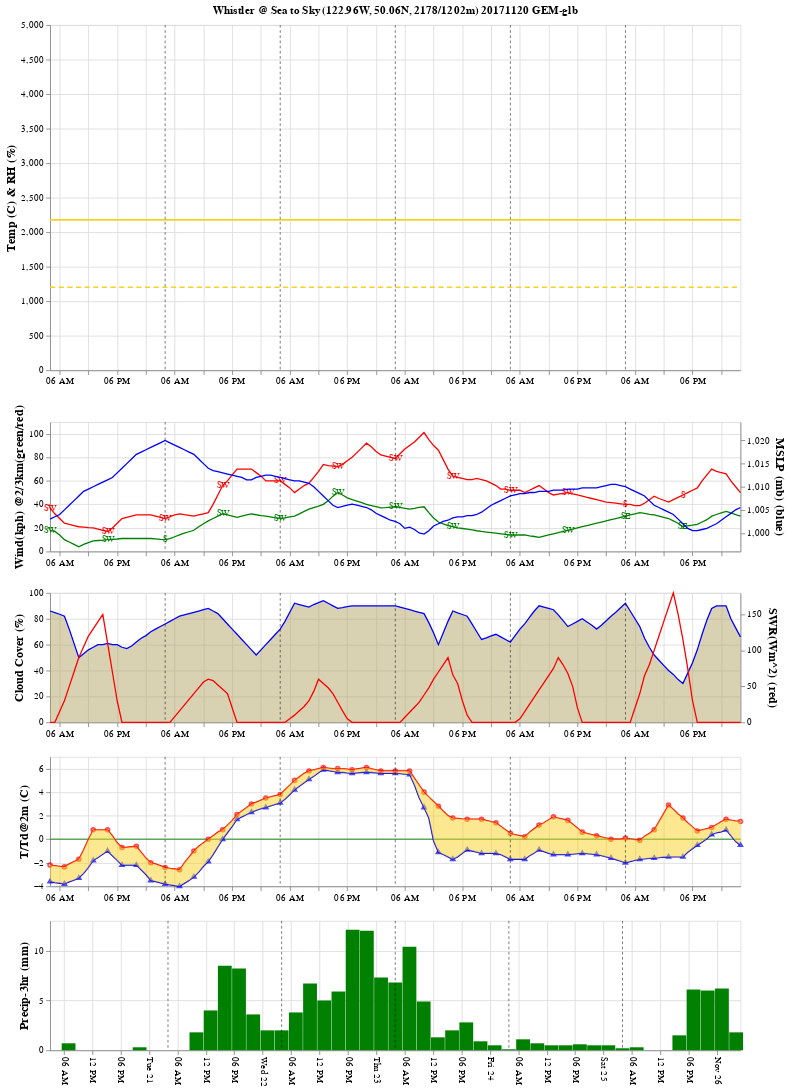

The code cell stored with this chart in its notebook:
### Code cell
meteogram = top_panel & wind_mslp & cloud_solar & temp_chart & precip
meteogram = meteogram.configure_axis(labelFontSize=11, titleFontSize=14)
meteogram

### Figure 1 — Vega-Lite specification as saved in the notebook (floating-point values rounded to 4 significant figures; data arrays with more than 128 entries replaced by an {"elided": "..."} marker saying what was removed)
{"config": {"view": {"continuousWidth": 400, "continuousHeight": 300}, "axis": {"labelFontSize": 11, "titleFontSize": 14}}, "vconcat": [{"layer": [{"mark": {"type": "line", "color": "#F8D223", "strokeWidth": 2}, "encoding": {"x": {"field": "datetime", "title": null, "type": "temporal"}, "y": {"field": "height_a", "scale": {"domain": [0, 5000]}, "title": "Temp (C) & RH (%)", "type": "quantitative"}}, "height": 400, "width": 800}, {"mark": {"type": "line", "color": "#F8D223", "strokeDash": [6, 4], "strokeWidth": 2}, "encoding": {"x": {"field": "datetime", "title": null, "type": "temporal"}, "y": {"field": "height_b", "scale": {"domain": [0, 5000]}, "title": "Temp (C) & RH (%)", "type": "quantitative"}}, "height": 400, "width": 800}, {"layer": [{"data": {"name": "data-d890e8691e23ab16bb0599274252fd34"}, "mark": {"type": "rule", "opacity": 0.6, "strokeDash": [3, 3]}, "encoding": {"color": {"field": "color", "scale": null, "type": "nominal"}, "x": {"field": "datetime", "type": "temporal"}}}, {"data": {"name": "data-f9755272b0156eb50b31cf5400a8ec31"}, "mark": {"type": "rule", "opacity": 0.6, "strokeDash": [3, 3]}, "encoding": {"color": {"field": "color", "scale": null, "type": "nominal"}, "x": {"field": "datetime", "type": "temporal"}}}, {"data": {"name": "data-d7f3edebc11c28477e861c4de58e6496"}, "mark": {"type": "rule", "opacity": 0.6, "strokeDash": [3, 3]}, "encoding": {"color": {"field": "color", "scale": null, "type": "nominal"}, "x": {"field": "datetime", "type": "temporal"}}}, {"data": {"name": "data-981ad26b4c961706c23148826f5c88e7"}, "mark": {"type": "rule", "opacity": 0.6, "strokeDash": [3, 3]}, "encoding": {"color": {"field": "color", "scale": null, "type": "nominal"}, "x": {"field": "datetime", "type": "temporal"}}}, {"data": {"name": "data-c5e38843548aeb09bd85b8508ed83ca7"}, "mark": {"type": "rule", "opacity": 0.6, "strokeDash": [3, 3]}, "encoding": {"color": {"field": "color", "scale": null, "type": "nominal"}, "x": {"field": "datetime", "type": "temporal"}}}], "title": "Whistler @ Sea to Sky (122.96W, 50.06N, 2178/1202m) 20171120 GEM-glb"}], "data": {"name": "data-052fec1eb57417fba05d9cd323977cdd"}}, {"layer": [{"layer": [{"data": {"name": "data-f25aa38ff2b4e5ced90f35d79afac4b8"}, "mark": {"type": "line", "color": "green", "strokeWidth": 1.5}, "encoding": {"x": {"field": "datetime", "title": null, "type": "temporal"}, "y": {"field": "wspd_2k", "title": "Wind(kph) @2/3km(green/red)", "type": "quantitative"}}, "height": 150, "width": 800}, {"data": {"name": "data-e778ae75c02ed81afa5b46ea60e73cb3"}, "mark": {"type": "text", "color": "green", "size": 10}, "encoding": {"text": {"field": "wdir_2k", "type": "nominal"}, "x": {"field": "datetime", "title": null, "type": "temporal"}, "y": {"field": "wspd_2k", "title": "Wind(kph) @2/3km(green/red)", "type": "quantitative"}}, "height": 150, "width": 800}, {"layer": [{"data": {"name": "data-f25aa38ff2b4e5ced90f35d79afac4b8"}, "mark": {"type": "line", "color": "red", "strokeWidth": 1.5}, "encoding": {"x": {"field": "datetime", "title": null, "type": "temporal"}, "y": {"field": "wspd_3k", "title": "Wind(kph) @2/3km(green/red)", "type": "quantitative"}}, "height": 150, "width": 800}, {"data": {"name": "data-e778ae75c02ed81afa5b46ea60e73cb3"}, "mark": {"type": "text", "color": "red", "size": 10}, "encoding": {"text": {"field": "wdir_3k", "type": "nominal"}, "x": {"field": "datetime", "title": null, "type": "temporal"}, "y": {"field": "wspd_3k", "title": "Wind(kph) @2/3km(green/red)", "type": "quantitative"}}, "height": 150, "width": 800}]}, {"layer": [{"data": {"name": "data-d890e8691e23ab16bb0599274252fd34"}, "mark": {"type": "rule", "opacity": 0.6, "strokeDash": [3, 3]}, "encoding": {"color": {"field": "color", "scale": null, "type": "nominal"}, "x": {"field": "datetime", "type": "temporal"}}}, {"data": {"name": "data-f9755272b0156eb50b31cf5400a8ec31"}, "mark": {"type": "rule", "opacity": 0.6, "strokeDash": [3, 3]}, "encoding": {"color": {"field": "color", "scale": null, "type": "nominal"}, "x": {"field": "datetime", "type": "temporal"}}}, {"data": {"name": "data-d7f3edebc11c28477e861c4de58e6496"}, "mark": {"type": "rule", "opacity": 0.6, "strokeDash": [3, 3]}, "encoding": {"color": {"field": "color", "scale": null, "type": "nominal"}, "x": {"field": "datetime", "type": "temporal"}}}, {"data": {"name": "data-981ad26b4c961706c23148826f5c88e7"}, "mark": {"type": "rule", "opacity": 0.6, "strokeDash": [3, 3]}, "encoding": {"color": {"field": "color", "scale": null, "type": "nominal"}, "x": {"field": "datetime", "type": "temporal"}}}, {"data": {"name": "data-c5e38843548aeb09bd85b8508ed83ca7"}, "mark": {"type": "rule", "opacity": 0.6, "strokeDash": [3, 3]}, "encoding": {"color": {"field": "color", "scale": null, "type": "nominal"}, "x": {"field": "datetime", "type": "temporal"}}}]}]}, {"data": {"name": "data-f25aa38ff2b4e5ced90f35d79afac4b8"}, "mark": {"type": "line", "color": "blue", "strokeWidth": 1.5}, "encoding": {"x": {"field": "datetime", "title": null, "type": "temporal"}, "y": {"field": "mslp", "scale": {"domain": [996, 1024]}, "title": "MSLP (mb) (blue)", "type": "quantitative"}}, "height": 150, "width": 800}], "resolve": {"scale": {"y": "independent"}}}, {"layer": [{"layer": [{"mark": {"type": "area", "color": "#B4A667", "opacity": 0.5}, "encoding": {"x": {"field": "datetime", "type": "temporal"}, "y": {"field": "cloud", "type": "quantitative"}}, "height": 150, "width": 800}, {"mark": {"type": "line", "color": "blue", "strokeWidth": 1.5}, "encoding": {"x": {"field": "datetime", "title": null, "type": "temporal"}, "y": {"field": "cloud", "title": "Cloud Cover (%)", "type": "quantitative"}}, "height": 150, "width": 800}, {"layer": [{"data": {"name": "data-d890e8691e23ab16bb0599274252fd34"}, "mark": {"type": "rule", "opacity": 0.6, "strokeDash": [3, 3]}, "encoding": {"color": {"field": "color", "scale": null, "type": "nominal"}, "x": {"field": "datetime", "type": "temporal"}}}, {"data": {"name": "data-f9755272b0156eb50b31cf5400a8ec31"}, "mark": {"type": "rule", "opacity": 0.6, "strokeDash": [3, 3]}, "encoding": {"color": {"field": "color", "scale": null, "type": "nominal"}, "x": {"field": "datetime", "type": "temporal"}}}, {"data": {"name": "data-d7f3edebc11c28477e861c4de58e6496"}, "mark": {"type": "rule", "opacity": 0.6, "strokeDash": [3, 3]}, "encoding": {"color": {"field": "color", "scale": null, "type": "nominal"}, "x": {"field": "datetime", "type": "temporal"}}}, {"data": {"name": "data-981ad26b4c961706c23148826f5c88e7"}, "mark": {"type": "rule", "opacity": 0.6, "strokeDash": [3, 3]}, "encoding": {"color": {"field": "color", "scale": null, "type": "nominal"}, "x": {"field": "datetime", "type": "temporal"}}}, {"data": {"name": "data-c5e38843548aeb09bd85b8508ed83ca7"}, "mark": {"type": "rule", "opacity": 0.6, "strokeDash": [3, 3]}, "encoding": {"color": {"field": "color", "scale": null, "type": "nominal"}, "x": {"field": "datetime", "type": "temporal"}}}]}]}, {"mark": {"type": "line", "color": "red", "strokeWidth": 1.5}, "encoding": {"x": {"field": "datetime", "title": null, "type": "temporal"}, "y": {"field": "solar", "title": "SWR(Wm^2) (red)", "type": "quantitative"}}, "height": 150, "width": 800}], "data": {"name": "data-052fec1eb57417fba05d9cd323977cdd"}, "resolve": {"scale": {"y": "independent"}}}, {"layer": [{"mark": {"type": "line", "color": "green", "opacity": 0.6, "strokeWidth": 1.5}, "encoding": {"x": {"field": "datetime", "title": null, "type": "temporal"}, "y": {"field": "zero", "title": "T/Td@2m (C)", "type": "quantitative"}}, "height": 150, "width": 800}, {"mark": {"type": "line", "color": "blue", "strokeWidth": 1.5}, "encoding": {"x": {"field": "datetime", "title": null, "type": "temporal"}, "y": {"field": "Td", "title": "T/Td@2m (C)", "type": "quantitative"}}, "height": 150, "width": 800}, {"data": {"name": "data-9c171f9bdd88bf8e99cbaad9703e5f9f"}, "mark": {"type": "point", "color": "blue", "shape": "triangle", "size": 20}, "encoding": {"x": {"field": "datetime", "title": null, "type": "temporal"}, "y": {"field": "Td_3h", "title": "T/Td@2m (C)", "type": "quantitative"}}, "height": 150, "width": 800}, {"data": {"name": "data-052fec1eb57417fba05d9cd323977cdd"}, "mark": {"type": "line", "color": "red", "strokeWidth": 1.5}, "encoding": {"x": {"field": "datetime", "title": null, "type": "temporal"}, "y": {"field": "Ta", "title": "T/Td@2m (C)", "type": "quantitative"}}, "height": 150, "width": 800}, {"data": {"name": "data-9c171f9bdd88bf8e99cbaad9703e5f9f"}, "mark": {"type": "point", "color": "red", "size": 20}, "encoding": {"x": {"field": "datetime", "title": null, "type": "temporal"}, "y": {"field": "Ta_3hr", "title": "T/Td@2m (C)", "type": "quantitative"}}, "height": 150, "width": 800}, {"data": {"name": "data-052fec1eb57417fba05d9cd323977cdd"}, "mark": {"type": "area", "color": "#F8D223", "opacity": 0.5}, "encoding": {"x": {"field": "datetime", "type": "temporal"}, "y": {"field": "Ta", "type": "quantitative"}, "y2": {"field": "Td"}}, "height": 150, "width": 800}, {"layer": [{"data": {"name": "data-d890e8691e23ab16bb0599274252fd34"}, "mark": {"type": "rule", "opacity": 0.6, "strokeDash": [3, 3]}, "encoding": {"color": {"field": "color", "scale": null, "type": "nominal"}, "x": {"field": "datetime", "type": "temporal"}}}, {"data": {"name": "data-f9755272b0156eb50b31cf5400a8ec31"}, "mark": {"type": "rule", "opacity": 0.6, "strokeDash": [3, 3]}, "encoding": {"color": {"field": "color", "scale": null, "type": "nominal"}, "x": {"field": "datetime", "type": "temporal"}}}, {"data": {"name": "data-d7f3edebc11c28477e861c4de58e6496"}, "mark": {"type": "rule", "opacity": 0.6, "strokeDash": [3, 3]}, "encoding": {"color": {"field": "color", "scale": null, "type": "nominal"}, "x": {"field": "datetime", "type": "temporal"}}}, {"data": {"name": "data-981ad26b4c961706c23148826f5c88e7"}, "mark": {"type": "rule", "opacity": 0.6, "strokeDash": [3, 3]}, "encoding": {"color": {"field": "color", "scale": null, "type": "nominal"}, "x": {"field": "datetime", "type": "temporal"}}}, {"data": {"name": "data-c5e38843548aeb09bd85b8508ed83ca7"}, "mark": {"type": "rule", "opacity": 0.6, "strokeDash": [3, 3]}, "encoding": {"color": {"field": "color", "scale": null, "type": "nominal"}, "x": {"field": "datetime", "type": "temporal"}}}]}], "data": {"name": "data-052fec1eb57417fba05d9cd323977cdd"}}, {"layer": [{"data": {"name": "data-f25aa38ff2b4e5ced90f35d79afac4b8"}, "mark": {"type": "bar", "color": "green", "size": 16}, "encoding": {"x": {"axis": {"labelAngle": 90}, "field": "datetime", "title": null, "type": "temporal"}, "y": {"field": "pc_3hr", "title": "Precip-3hr (mm)", "type": "quantitative"}}, "height": 150, "width": 800}, {"layer": [{"data": {"name": "data-d890e8691e23ab16bb0599274252fd34"}, "mark": {"type": "rule", "opacity": 0.6, "strokeDash": [3, 3]}, "encoding": {"color": {"field": "color", "scale": null, "type": "nominal"}, "x": {"field": "datetime", "type": "temporal"}}}, {"data": {"name": "data-f9755272b0156eb50b31cf5400a8ec31"}, "mark": {"type": "rule", "opacity": 0.6, "strokeDash": [3, 3]}, "encoding": {"color": {"field": "color", "scale": null, "type": "nominal"}, "x": {"field": "datetime", "type": "temporal"}}}, {"data": {"name": "data-d7f3edebc11c28477e861c4de58e6496"}, "mark": {"type": "rule", "opacity": 0.6, "strokeDash": [3, 3]}, "encoding": {"color": {"field": "color", "scale": null, "type": "nominal"}, "x": {"field": "datetime", "type": "temporal"}}}, {"data": {"name": "data-981ad26b4c961706c23148826f5c88e7"}, "mark": {"type": "rule", "opacity": 0.6, "strokeDash": [3, 3]}, "encoding": {"color": {"field": "color", "scale": null, "type": "nominal"}, "x": {"field": "datetime", "type": "temporal"}}}, {"data": {"name": "data-c5e38843548aeb09bd85b8508ed83ca7"}, "mark": {"type": "rule", "opacity": 0.6, "strokeDash": [3, 3]}, "encoding": {"color": {"field": "color", "scale": null, "type": "nominal"}, "x": {"field": "datetime", "type": "temporal"}}}]}]}], "$schema": "https://vega.github.io/schema/vega-lite/v4.17.0.json", "datasets": {"data-052fec1eb57417fba05d9cd323977cdd": {"elided": "145 records"}, "data-d890e8691e23ab16bb0599274252fd34": [{"datetime": "2017-11-21 04:00:00", "color": "black"}], "data-f9755272b0156eb50b31cf5400a8ec31": [{"datetime": "2017-11-22 04:00:00", "color": "black"}], "data-d7f3edebc11c28477e861c4de58e6496": [{"datetime": "2017-11-23 04:00:00", "color": "black"}], "data-981ad26b4c961706c23148826f5c88e7": [{"datetime": "2017-11-24 04:00:00", "color": "black"}], "data-c5e38843548aeb09bd85b8508ed83ca7": [{"datetime": "2017-11-25 04:00:00", "color": "black"}], "data-f25aa38ff2b4e5ced90f35d79afac4b8": {"elided": "145 records"}, "data-e778ae75c02ed81afa5b46ea60e73cb3": [{"datetime": "2017-11-20T04:00:00", "Ta": -2.2, "Ta_3hr": -2.2, "Td": -3.6, "Td_3h": -3.6, "zero": 0, "wspd_2k": 18.0, "wspd_3k": 37.0, "wdir_2k": "SW", "wdir_3k": "SW", "cloud": 86.0, "solar": 0, "mslp": 1003.0, "pc_3hr": 0.0, "pc_12hr": 0.7, "height_a": 2178, "height_b": 1202}, {"datetime": "2017-11-20T16:00:00", "Ta": 0.8, "Ta_3hr": 0.8, "Td": -1.0, "Td_3h": -1.0, "zero": 0, "wspd_2k": 10.0, "wspd_3k": 17.0, "wdir_2k": "SW", "wdir_3k": "SW", "cloud": 61.0, "solar": 110, "mslp": 1012.0, "pc_3hr": 0.0, "pc_12hr": 0.3, "height_a": 2178, "height_b": 1202}, {"datetime": "2017-11-21T04:00:00", "Ta": -2.4, "Ta_3hr": -2.4, "Td": -3.8, "Td_3h": -3.8, "zero": 0, "wspd_2k": 10.0, "wspd_3k": 28.0, "wdir_2k": "S", "wdir_3k": "SW", "cloud": 76.0, "solar": 0, "mslp": 1020.0, "pc_3hr": 0.0, "pc_12hr": 14.3, "height_a": 2178, "height_b": 1202}, {"datetime": "2017-11-21T16:00:00", "Ta": 0.8, "Ta_3hr": 0.8, "Td": 0.0, "Td_3h": 0.0, "zero": 0, "wspd_2k": 32.0, "wspd_3k": 56.0, "wdir_2k": "SW", "wdir_3k": "SW", "cloud": 80.0, "solar": 46, "mslp": 1013.0, "pc_3hr": 8.5, "pc_12hr": 15.8, "height_a": 2178, "height_b": 1202}, {"datetime": "2017-11-22T04:00:00", "Ta": 3.8, "Ta_3hr": 3.8, "Td": 3.1, "Td_3h": 3.1, "zero": 0, "wspd_2k": 28.0, "wspd_3k": 60.0, "wdir_2k": "SW", "wdir_3k": "SW", "cloud": 72.0, "solar": 0, "mslp": 1012.0, "pc_3hr": 2.0, "pc_12hr": 21.4, "height_a": 2178, "height_b": 1202}, {"datetime": "2017-11-22T16:00:00", "Ta": 6.0, "Ta_3hr": 6.0, "Td": 5.7, "Td_3h": 5.7, "zero": 0, "wspd_2k": 50.0, "wspd_3k": 72.0, "wdir_2k": "SW", "wdir_3k": "SW", "cloud": 88.0, "solar": 28, "mslp": 1006.0, "pc_3hr": 5.9, "pc_12hr": 38.2, "height_a": 2178, "height_b": 1202}, {"datetime": "2017-11-23T04:00:00", "Ta": 5.8, "Ta_3hr": 5.8, "Td": 5.6, "Td_3h": 5.6, "zero": 0, "wspd_2k": 38.0, "wspd_3k": 79.0, "wdir_2k": "SW", "wdir_3k": "SW", "cloud": 90.0, "solar": 0, "mslp": 1002.0, "pc_3hr": 6.8, "pc_12hr": 18.6, "height_a": 2178, "height_b": 1202}, {"datetime": "2017-11-23T16:00:00", "Ta": 1.8, "Ta_3hr": 1.8, "Td": -1.7, "Td_3h": -1.7, "zero": 0, "wspd_2k": 21.0, "wspd_3k": 64.0, "wdir_2k": "SW", "wdir_3k": "SW", "cloud": 86.0, "solar": 66, "mslp": 1003.0, "pc_3hr": 2.0, "pc_12hr": 4.3, "height_a": 2178, "height_b": 1202}, {"datetime": "2017-11-24T04:00:00", "Ta": 0.5, "Ta_3hr": 0.5, "Td": -1.7, "Td_3h": -1.7, "zero": 0, "wspd_2k": 14.0, "wspd_3k": 52.0, "wdir_2k": "SW", "wdir_3k": "SW", "cloud": 62.0, "solar": 0, "mslp": 1008.0, "pc_3hr": 0.1, "pc_12hr": 2.8, "height_a": 2178, "height_b": 1202}, {"datetime": "2017-11-24T16:00:00", "Ta": 1.6, "Ta_3hr": 1.6, "Td": -1.3, "Td_3h": -1.3, "zero": 0, "wspd_2k": 18.0, "wspd_3k": 50.0, "wdir_2k": "SW", "wdir_3k": "SW", "cloud": 74.0, "solar": 68, "mslp": 1010.0, "pc_3hr": 0.5, "pc_12hr": 1.8, "height_a": 2178, "height_b": 1202}, {"datetime": "2017-11-25T04:00:00", "Ta": 0.1, "Ta_3hr": 0.1, "Td": -2.0, "Td_3h": -2.0, "zero": 0, "wspd_2k": 30.0, "wspd_3k": 40.0, "wdir_2k": "SE", "wdir_3k": "S ", "cloud": 92.0, "solar": 0, "mslp": 1010.0, "pc_3hr": 0.2, "pc_12hr": 1.8, "height_a": 2178, "height_b": 1202}, {"datetime": "2017-11-25T16:00:00", "Ta": 1.8, "Ta_3hr": 1.8, "Td": -1.5, "Td_3h": -1.5, "zero": 0, "wspd_2k": 21.0, "wspd_3k": 48.0, "wdir_2k": "SE", "wdir_3k": "S ", "cloud": 30.0, "solar": 115, "mslp": 1002.0, "pc_3hr": 1.5, "pc_12hr": 18.3, "height_a": 2178, "height_b": 1202}], "data-9c171f9bdd88bf8e99cbaad9703e5f9f": [{"datetime": "2017-11-20T04:00:00", "Ta": -2.2, "Ta_3hr": -2.2, "Td": -3.6, "Td_3h": -3.6, "zero": 0, "wspd_2k": 18.0, "wspd_3k": 37.0, "wdir_2k": "SW", "wdir_3k": "SW", "cloud": 86.0, "solar": 0, "mslp": 1003.0, "pc_3hr": 0.0, "pc_12hr": 0.7, "height_a": 2178, "height_b": 1202}, {"datetime": "2017-11-20T07:00:00", "Ta": -2.35, "Ta_3hr": -2.35, "Td": -3.8, "Td_3h": -3.8, "zero": 0, "wspd_2k": 10.0, "wspd_3k": 24.0, "wdir_2k": "SW", "wdir_3k": "SW", "cloud": 82.0, "solar": 30, "mslp": 1005.0, "pc_3hr": 0.7, "pc_12hr": 0.0, "height_a": 2178, "height_b": 1202}, {"datetime": "2017-11-20T10:00:00", "Ta": -1.7, "Ta_3hr": -1.7, "Td": -3.3, "Td_3h": -3.3, "zero": 0, "wspd_2k": 4.0, "wspd_3k": 21.0, "wdir_2k": "SW", "wdir_3k": "SW", "cloud": 50.0, "solar": 90, "mslp": 1008.0, "pc_3hr": 0.0, "pc_12hr": 0.0, "height_a": 2178, "height_b": 1202}, {"datetime": "2017-11-20T13:00:00", "Ta": 0.8, "Ta_3hr": 0.8, "Td": -1.8, "Td_3h": -1.8, "zero": 0, "wspd_2k": 9.0, "wspd_3k": 20.0, "wdir_2k": "S ", "wdir_3k": "SW", "cloud": 58.0, "solar": 130, "mslp": 1010.0, "pc_3hr": 0.0, "pc_12hr": 0.0, "height_a": 2178, "height_b": 1202}, {"datetime": "2017-11-20T16:00:00", "Ta": 0.8, "Ta_3hr": 0.8, "Td": -1.0, "Td_3h": -1.0, "zero": 0, "wspd_2k": 10.0, "wspd_3k": 17.0, "wdir_2k": "SW", "wdir_3k": "SW", "cloud": 61.0, "solar": 110, "mslp": 1012.0, "pc_3hr": 0.0, "pc_12hr": 0.3, "height_a": 2178, "height_b": 1202}, {"datetime": "2017-11-20T19:00:00", "Ta": -0.7, "Ta_3hr": -0.7, "Td": -2.2, "Td_3h": -2.2, "zero": 0, "wspd_2k": 11.0, "wspd_3k": 28.0, "wdir_2k": "S", "wdir_3k": "SW", "cloud": 58.0, "solar": 0, "mslp": 1014.0, "pc_3hr": 0.0, "pc_12hr": 0.0, "height_a": 2178, "height_b": 1202}, {"datetime": "2017-11-20T22:00:00", "Ta": -0.6, "Ta_3hr": -0.6, "Td": -2.2, "Td_3h": -2.2, "zero": 0, "wspd_2k": 11.0, "wspd_3k": 31.0, "wdir_2k": "S", "wdir_3k": "SW", "cloud": 62.0, "solar": 0, "mslp": 1017.0, "pc_3hr": 0.3, "pc_12hr": 0.0, "height_a": 2178, "height_b": 1202}, {"datetime": "2017-11-21T01:00:00", "Ta": -2.0, "Ta_3hr": -2.0, "Td": -3.5, "Td_3h": -3.5, "zero": 0, "wspd_2k": 11.0, "wspd_3k": 31.0, "wdir_2k": "S", "wdir_3k": "SW", "cloud": 70.0, "solar": 0, "mslp": 1018.0, "pc_3hr": 0.0, "pc_12hr": 0.0, "height_a": 2178, "height_b": 1202}, {"datetime": "2017-11-21T04:00:00", "Ta": -2.4, "Ta_3hr": -2.4, "Td": -3.8, "Td_3h": -3.8, "zero": 0, "wspd_2k": 10.0, "wspd_3k": 28.0, "wdir_2k": "S", "wdir_3k": "SW", "cloud": 76.0, "solar": 0, "mslp": 1020.0, "pc_3hr": 0.0, "pc_12hr": 14.3, "height_a": 2178, "height_b": 1202}, {"datetime": "2017-11-21T07:00:00", "Ta": -2.6, "Ta_3hr": -2.6, "Td": -4.0, "Td_3h": -4.0, "zero": 0, "wspd_2k": 14.0, "wspd_3k": 32.0, "wdir_2k": "S", "wdir_3k": "SW", "cloud": 82.0, "solar": 16, "mslp": 1018.0, "pc_3hr": 0.0, "pc_12hr": 0.0, "height_a": 2178, "height_b": 1202}, {"datetime": "2017-11-21T10:00:00", "Ta": -1.0, "Ta_3hr": -1.0, "Td": -3.2, "Td_3h": -3.2, "zero": 0, "wspd_2k": 18.0, "wspd_3k": 30.0, "wdir_2k": "S", "wdir_3k": "SW", "cloud": 85.0, "solar": 40, "mslp": 1017.0, "pc_3hr": 1.8, "pc_12hr": 0.0, "height_a": 2178, "height_b": 1202}, {"datetime": "2017-11-21T13:00:00", "Ta": 0.0, "Ta_3hr": 0.0, "Td": -1.9, "Td_3h": -1.9, "zero": 0, "wspd_2k": 26.0, "wspd_3k": 33.0, "wdir_2k": "S", "wdir_3k": "SW", "cloud": 88.0, "solar": 60, "mslp": 1014.0, "pc_3hr": 4.0, "pc_12hr": 0.0, "height_a": 2178, "height_b": 1202}, {"datetime": "2017-11-21T16:00:00", "Ta": 0.8, "Ta_3hr": 0.8, "Td": 0.0, "Td_3h": 0.0, "zero": 0, "wspd_2k": 32.0, "wspd_3k": 56.0, "wdir_2k": "SW", "wdir_3k": "SW", "cloud": 80.0, "solar": 46, "mslp": 1013.0, "pc_3hr": 8.5, "pc_12hr": 15.8, "height_a": 2178, "height_b": 1202}, {"datetime": "2017-11-21T19:00:00", "Ta": 2.1, "Ta_3hr": 2.1, "Td": 1.7, "Td_3h": 1.7, "zero": 0, "wspd_2k": 29.0, "wspd_3k": 70.0, "wdir_2k": "SW", "wdir_3k": "SW", "cloud": 68.0, "solar": 0, "mslp": 1012.0, "pc_3hr": 8.2, "pc_12hr": 0.0, "height_a": 2178, "height_b": 1202}, {"datetime": "2017-11-21T22:00:00", "Ta": 3.0, "Ta_3hr": 3.0, "Td": 2.3, "Td_3h": 2.3, "zero": 0, "wspd_2k": 32.0, "wspd_3k": 70.0, "wdir_2k": "SW", "wdir_3k": "SW", "cloud": 56.0, "solar": 0, "mslp": 1012.0, "pc_3hr": 3.6, "pc_12hr": 0.0, "height_a": 2178, "height_b": 1202}, {"datetime": "2017-11-22T01:00:00", "Ta": 3.5, "Ta_3hr": 3.5, "Td": 2.7, "Td_3h": 2.7, "zero": 0, "wspd_2k": 30.0, "wspd_3k": 60.0, "wdir_2k": "SW", "wdir_3k": "SW", "cloud": 60.0, "solar": 0, "mslp": 1012.0, "pc_3hr": 2.0, "pc_12hr": 0.0, "height_a": 2178, "height_b": 1202}, {"datetime": "2017-11-22T04:00:00", "Ta": 3.8, "Ta_3hr": 3.8, "Td": 3.1, "Td_3h": 3.1, "zero": 0, "wspd_2k": 28.0, "wspd_3k": 60.0, "wdir_2k": "SW", "wdir_3k": "SW", "cloud": 72.0, "solar": 0, "mslp": 1012.0, "pc_3hr": 2.0, "pc_12hr": 21.4, "height_a": 2178, "height_b": 1202}, {"datetime": "2017-11-22T07:00:00", "Ta": 5.0, "Ta_3hr": 5.0, "Td": 4.2, "Td_3h": 4.2, "zero": 0, "wspd_2k": 30.0, "wspd_3k": 50.0, "wdir_2k": "SW", "wdir_3k": "SW", "cloud": 92.0, "solar": 10, "mslp": 1011.0, "pc_3hr": 3.8, "pc_12hr": 0.0, "height_a": 2178, "height_b": 1202}, {"datetime": "2017-11-22T10:00:00", "Ta": 5.8, "Ta_3hr": 5.8, "Td": 5.1, "Td_3h": 5.1, "zero": 0, "wspd_2k": 36.0, "wspd_3k": 58.0, "wdir_2k": "SW", "wdir_3k": "SW", "cloud": 89.0, "solar": 30, "mslp": 1011.0, "pc_3hr": 6.7, "pc_12hr": 0.0, "height_a": 2178, "height_b": 1202}, {"datetime": "2017-11-22T13:00:00", "Ta": 6.1, "Ta_3hr": 6.1, "Td": 5.9, "Td_3h": 5.9, "zero": 0, "wspd_2k": 40.0, "wspd_3k": 74.0, "wdir_2k": "SW", "wdir_3k": "SW", "cloud": 94.0, "solar": 54, "mslp": 1008.0, "pc_3hr": 5.0, "pc_12hr": 0.0, "height_a": 2178, "height_b": 1202}, {"datetime": "2017-11-22T16:00:00", "Ta": 6.0, "Ta_3hr": 6.0, "Td": 5.7, "Td_3h": 5.7, "zero": 0, "wspd_2k": 50.0, "wspd_3k": 72.0, "wdir_2k": "SW", "wdir_3k": "SW", "cloud": 88.0, "solar": 28, "mslp": 1006.0, "pc_3hr": 5.9, "pc_12hr": 38.2, "height_a": 2178, "height_b": 1202}, {"datetime": "2017-11-22T19:00:00", "Ta": 5.9, "Ta_3hr": 5.9, "Td": 5.6, "Td_3h": 5.6, "zero": 0, "wspd_2k": 44.0, "wspd_3k": 80.0, "wdir_2k": "SW", "wdir_3k": "SW", "cloud": 90.0, "solar": 0, "mslp": 1006.0, "pc_3hr": 12.1, "pc_12hr": 0.0, "height_a": 2178, "height_b": 1202}, {"datetime": "2017-11-22T22:00:00", "Ta": 6.1, "Ta_3hr": 6.1, "Td": 5.7, "Td_3h": 5.7, "zero": 0, "wspd_2k": 40.0, "wspd_3k": 92.0, "wdir_2k": "SW", "wdir_3k": "SW", "cloud": 90.0, "solar": 0, "mslp": 1006.0, "pc_3hr": 12.0, "pc_12hr": 0.0, "height_a": 2178, "height_b": 1202}, {"datetime": "2017-11-23T01:00:00", "Ta": 5.8, "Ta_3hr": 5.8, "Td": 5.6, "Td_3h": 5.6, "zero": 0, "wspd_2k": 37.0, "wspd_3k": 82.0, "wdir_2k": "SW", "wdir_3k": "SW", "cloud": 90.0, "solar": 0, "mslp": 1004.0, "pc_3hr": 7.3, "pc_12hr": 0.0, "height_a": 2178, "height_b": 1202}, {"datetime": "2017-11-23T04:00:00", "Ta": 5.8, "Ta_3hr": 5.8, "Td": 5.6, "Td_3h": 5.6, "zero": 0, "wspd_2k": 38.0, "wspd_3k": 79.0, "wdir_2k": "SW", "wdir_3k": "SW", "cloud": 90.0, "solar": 0, "mslp": 1002.0, "pc_3hr": 6.8, "pc_12hr": 18.6, "height_a": 2178, "height_b": 1202}, {"datetime": "2017-11-23T07:00:00", "Ta": 5.8, "Ta_3hr": 5.8, "Td": 5.5, "Td_3h": 5.5, "zero": 0, "wspd_2k": 36.0, "wspd_3k": 90.0, "wdir_2k": "SW", "wdir_3k": "SW", "cloud": 87.0, "solar": 14, "mslp": 1001.0, "pc_3hr": 10.4, "pc_12hr": 0.0, "height_a": 2178, "height_b": 1202}, {"datetime": "2017-11-23T10:00:00", "Ta": 4.0, "Ta_3hr": 4.0, "Td": 2.7, "Td_3h": 2.7, "zero": 0, "wspd_2k": 38.0, "wspd_3k": 101.0, "wdir_2k": "SW", "wdir_3k": "SW", "cloud": 84.0, "solar": 38, "mslp": 999.8, "pc_3hr": 4.9, "pc_12hr": 0.0, "height_a": 2178, "height_b": 1202}, {"datetime": "2017-11-23T13:00:00", "Ta": 2.8, "Ta_3hr": 2.8, "Td": -1.1, "Td_3h": -1.1, "zero": 0, "wspd_2k": 25.0, "wspd_3k": 86.0, "wdir_2k": "SW", "wdir_3k": "SW", "cloud": 60.0, "solar": 70, "mslp": 1002.0, "pc_3hr": 1.3, "pc_12hr": 0.0, "height_a": 2178, "height_b": 1202}, {"datetime": "2017-11-23T16:00:00", "Ta": 1.8, "Ta_3hr": 1.8, "Td": -1.7, "Td_3h": -1.7, "zero": 0, "wspd_2k": 21.0, "wspd_3k": 64.0, "wdir_2k": "SW", "wdir_3k": "SW", "cloud": 86.0, "solar": 66, "mslp": 1003.0, "pc_3hr": 2.0, "pc_12hr": 4.3, "height_a": 2178, "height_b": 1202}, {"datetime": "2017-11-23T19:00:00", "Ta": 1.7, "Ta_3hr": 1.7, "Td": -0.9, "Td_3h": -0.9, "zero": 0, "wspd_2k": 19.0, "wspd_3k": 61.0, "wdir_2k": "SW", "wdir_3k": "SW", "cloud": 82.0, "solar": 10, "mslp": 1004.0, "pc_3hr": 2.8, "pc_12hr": 0.0, "height_a": 2178, "height_b": 1202}, {"datetime": "2017-11-23T22:00:00", "Ta": 1.7, "Ta_3hr": 1.7, "Td": -1.2, "Td_3h": -1.2, "zero": 0, "wspd_2k": 17.0, "wspd_3k": 61.0, "wdir_2k": "SW", "wdir_3k": "SW", "cloud": 64.0, "solar": 0, "mslp": 1004.0, "pc_3hr": 0.9, "pc_12hr": 0.0, "height_a": 2178, "height_b": 1202}, {"datetime": "2017-11-24T01:00:00", "Ta": 1.4, "Ta_3hr": 1.4, "Td": -1.2, "Td_3h": -1.2, "zero": 0, "wspd_2k": 15.5, "wspd_3k": 56.0, "wdir_2k": "SW", "wdir_3k": "SW", "cloud": 68.0, "solar": 0, "mslp": 1006.0, "pc_3hr": 0.5, "pc_12hr": 0.0, "height_a": 2178, "height_b": 1202}, {"datetime": "2017-11-24T04:00:00", "Ta": 0.5, "Ta_3hr": 0.5, "Td": -1.7, "Td_3h": -1.7, "zero": 0, "wspd_2k": 14.0, "wspd_3k": 52.0, "wdir_2k": "SW", "wdir_3k": "SW", "cloud": 62.0, "solar": 0, "mslp": 1008.0, "pc_3hr": 0.1, "pc_12hr": 2.8, "height_a": 2178, "height_b": 1202}, {"datetime": "2017-11-24T07:00:00", "Ta": 0.2, "Ta_3hr": 0.2, "Td": -1.7, "Td_3h": -1.7, "zero": 0, "wspd_2k": 14.0, "wspd_3k": 50.0, "wdir_2k": "SW", "wdir_3k": "SW", "cloud": 76.0, "solar": 15, "mslp": 1008.0, "pc_3hr": 1.1, "pc_12hr": 0.0, "height_a": 2178, "height_b": 1202}, {"datetime": "2017-11-24T10:00:00", "Ta": 1.2, "Ta_3hr": 1.2, "Td": -0.9, "Td_3h": -0.9, "zero": 0, "wspd_2k": 12.0, "wspd_3k": 56.0, "wdir_2k": "SW", "wdir_3k": "SW", "cloud": 90.0, "solar": 45, "mslp": 1009.0, "pc_3hr": 0.7, "pc_12hr": 0.0, "height_a": 2178, "height_b": 1202}, {"datetime": "2017-11-24T13:00:00", "Ta": 1.9, "Ta_3hr": 1.9, "Td": -1.3, "Td_3h": -1.3, "zero": 0, "wspd_2k": 15.0, "wspd_3k": 48.0, "wdir_2k": "SW", "wdir_3k": "SW", "cloud": 87.0, "solar": 75, "mslp": 1009.0, "pc_3hr": 0.5, "pc_12hr": 0.0, "height_a": 2178, "height_b": 1202}, {"datetime": "2017-11-24T16:00:00", "Ta": 1.6, "Ta_3hr": 1.6, "Td": -1.3, "Td_3h": -1.3, "zero": 0, "wspd_2k": 18.0, "wspd_3k": 50.0, "wdir_2k": "SW", "wdir_3k": "SW", "cloud": 74.0, "solar": 68, "mslp": 1010.0, "pc_3hr": 0.5, "pc_12hr": 1.8, "height_a": 2178, "height_b": 1202}, {"datetime": "2017-11-24T19:00:00", "Ta": 0.6, "Ta_3hr": 0.6, "Td": -1.2, "Td_3h": -1.2, "zero": 0, "wspd_2k": 21.0, "wspd_3k": 47.0, "wdir_2k": "S ", "wdir_3k": "SW", "cloud": 80.0, "solar": 0, "mslp": 1010.0, "pc_3hr": 0.6, "pc_12hr": 0.0, "height_a": 2178, "height_b": 1202}, {"datetime": "2017-11-24T22:00:00", "Ta": 0.3, "Ta_3hr": 0.3, "Td": -1.3, "Td_3h": -1.3, "zero": 0, "wspd_2k": 24.0, "wspd_3k": 44.0, "wdir_2k": "S ", "wdir_3k": "S ", "cloud": 72.0, "solar": 0, "mslp": 1010.0, "pc_3hr": 0.5, "pc_12hr": 0.0, "height_a": 2178, "height_b": 1202}, {"datetime": "2017-11-25T01:00:00", "Ta": 0.0, "Ta_3hr": 0.0, "Td": -1.6, "Td_3h": -1.6, "zero": 0, "wspd_2k": 27.0, "wspd_3k": 41.5, "wdir_2k": "S ", "wdir_3k": "S ", "cloud": 82.0, "solar": 0, "mslp": 1010.0, "pc_3hr": 0.5, "pc_12hr": 0.0, "height_a": 2178, "height_b": 1202}, {"datetime": "2017-11-25T04:00:00", "Ta": 0.1, "Ta_3hr": 0.1, "Td": -2.0, "Td_3h": -2.0, "zero": 0, "wspd_2k": 30.0, "wspd_3k": 40.0, "wdir_2k": "SE", "wdir_3k": "S ", "cloud": 92.0, "solar": 0, "mslp": 1010.0, "pc_3hr": 0.2, "pc_12hr": 1.8, "height_a": 2178, "height_b": 1202}, {"datetime": "2017-11-25T07:00:00", "Ta": -0.1, "Ta_3hr": -0.1, "Td": -1.7, "Td_3h": -1.7, "zero": 0, "wspd_2k": 33.0, "wspd_3k": 39.0, "wdir_2k": "SE", "wdir_3k": "S ", "cloud": 74.0, "solar": 40, "mslp": 1008.0, "pc_3hr": 0.3, "pc_12hr": 0.0, "height_a": 2178, "height_b": 1202}, {"datetime": "2017-11-25T10:00:00", "Ta": 0.8, "Ta_3hr": 0.8, "Td": -1.6, "Td_3h": -1.6, "zero": 0, "wspd_2k": 31.0, "wspd_3k": 47.0, "wdir_2k": "SE", "wdir_3k": "S ", "cloud": 52.0, "solar": 100, "mslp": 1006.0, "pc_3hr": 0.0, "pc_12hr": 0.0, "height_a": 2178, "height_b": 1202}, {"datetime": "2017-11-25T13:00:00", "Ta": 2.9, "Ta_3hr": 2.9, "Td": -1.5, "Td_3h": -1.5, "zero": 0, "wspd_2k": 28.0, "wspd_3k": 42.0, "wdir_2k": "SE", "wdir_3k": "S ", "cloud": 40.0, "solar": 160, "mslp": 1004.0, "pc_3hr": 0.0, "pc_12hr": 0.0, "height_a": 2178, "height_b": 1202}, {"datetime": "2017-11-25T16:00:00", "Ta": 1.8, "Ta_3hr": 1.8, "Td": -1.5, "Td_3h": -1.5, "zero": 0, "wspd_2k": 21.0, "wspd_3k": 48.0, "wdir_2k": "SE", "wdir_3k": "S ", "cloud": 30.0, "solar": 115, "mslp": 1002.0, "pc_3hr": 1.5, "pc_12hr": 18.3, "height_a": 2178, "height_b": 1202}, {"datetime": "2017-11-25T19:00:00", "Ta": 0.7, "Ta_3hr": 0.7, "Td": -0.5, "Td_3h": -0.5, "zero": 0, "wspd_2k": 23.0, "wspd_3k": 54.0, "wdir_2k": "S ", "wdir_3k": "S ", "cloud": 56.0, "solar": 0, "mslp": 1000.0, "pc_3hr": 6.1, "pc_12hr": 0.0, "height_a": 2178, "height_b": 1202}, {"datetime": "2017-11-25T22:00:00", "Ta": 1.0, "Ta_3hr": 1.0, "Td": 0.4, "Td_3h": 0.4, "zero": 0, "wspd_2k": 30.0, "wspd_3k": 70.0, "wdir_2k": "S ", "wdir_3k": "S ", "cloud": 88.0, "solar": 0, "mslp": 1002.0, "pc_3hr": 6.0, "pc_12hr": 0.0, "height_a": 2178, "height_b": 1202}, {"datetime": "2017-11-26T01:00:00", "Ta": 1.7, "Ta_3hr": 1.7, "Td": 0.8, "Td_3h": 0.8, "zero": 0, "wspd_2k": 34.0, "wspd_3k": 66.0, "wdir_2k": "SW", "wdir_3k": "SW", "cloud": 90.0, "solar": 0, "mslp": 1004.0, "pc_3hr": 6.2, "pc_12hr": 0.0, "height_a": 2178, "height_b": 1202}, {"datetime": "2017-11-26T04:00:00", "Ta": 1.5, "Ta_3hr": 1.5, "Td": -0.5, "Td_3h": -0.5, "zero": 0, "wspd_2k": 30.0, "wspd_3k": 50.0, "wdir_2k": "SW", "wdir_3k": "SW", "cloud": 66.0, "solar": 0, "mslp": 1006.0, "pc_3hr": 1.8, "pc_12hr": 0.0, "height_a": 2178, "height_b": 1202}]}}
